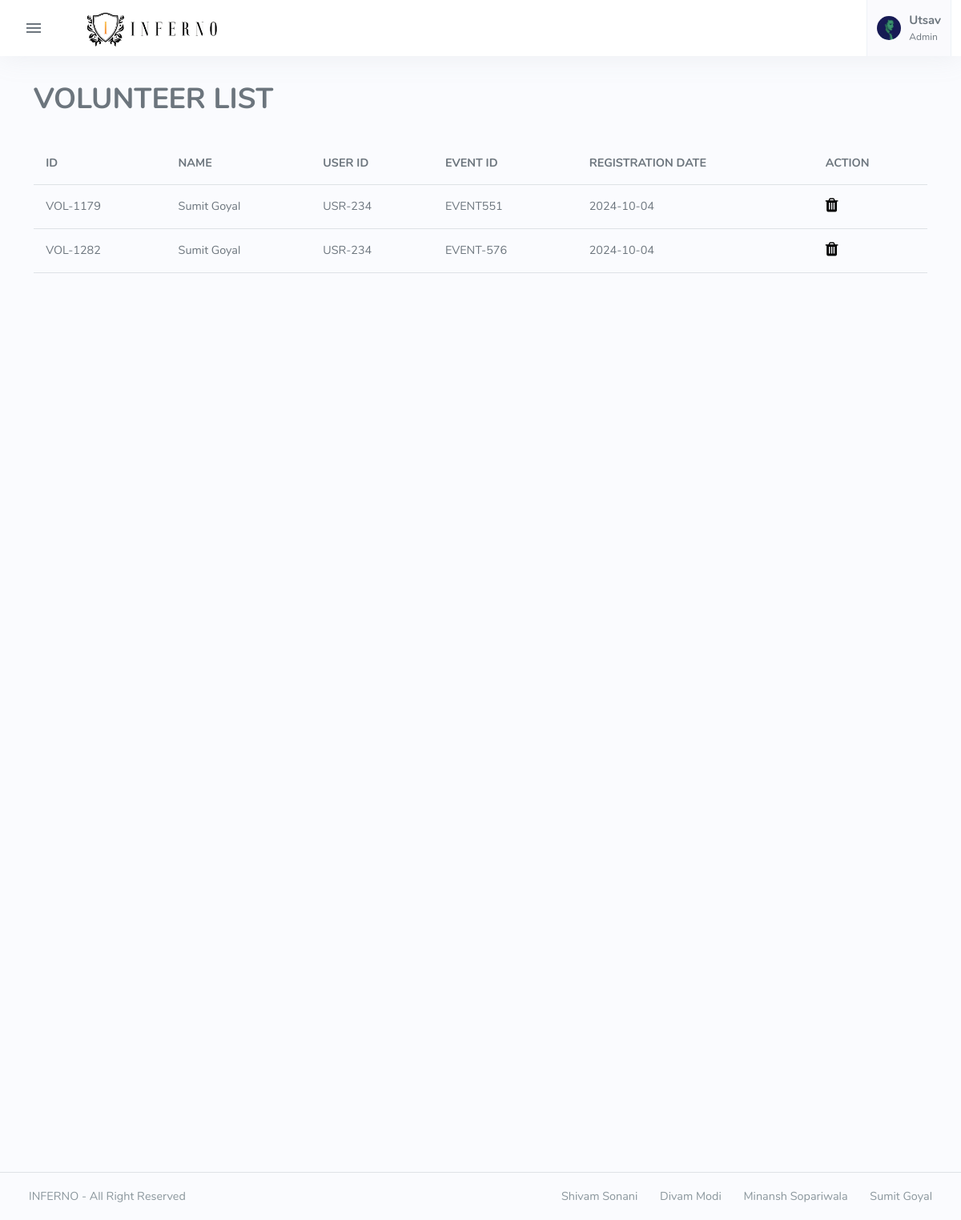
Page /CFMS/Admin/view_volunteer.php (signed in) on the committed database.
### tables this page shows
CREATE TABLE `tbl_volunteer` (
  `id` int(50) NOT NULL,
  `vol_id` varchar(100) NOT NULL,
  `vol_name` varchar(100) NOT NULL,
  `user_id` varchar(100) NOT NULL,
  `event_id` varchar(100) NOT NULL,
  `reg_date` date NOT NULL,
  `status` int(11) NOT NULL DEFAULT 1
);

### CFMS/Admin/view_volunteer.php (the view, shortened to what this page needs)
<?php
include("connection.php");
$sql = "SELECT * FROM tbl_volunteer WHERE status=1 ";
$result = mysqli_query($conn, $sql);
?>
<!DOCTYPE html>
<html lang="en" data-sidenav-size="fullscreen">
<head>
    <link rel="stylesheet" href="assets/vendor/daterangepicker/daterangepicker.css">
    <link rel="stylesheet" href="assets/vendor/admin-resources/jquery.vectormap/jquery-jvectormap-1.2.2.css">
    <link href="assets/css/app-creative.min.css" rel="stylesheet" type="text/css" id="app-style" />
    <link href="assets/css/icons.min.css" rel="stylesheet" type="text/css" />
    <link rel="stylesheet" href="https://cdnjs.cloudflare.com/ajax/libs/font-awesome/4.7.0/css/font-awesome.min.css">
</head>
<body>
    <div class="wrapper">
        <?php include "topbar.php"; ?>
        <div class="content-page">
            <div class="content">
                <div class="container mt-3">
                    <div class="row">
                        <div class="col-md-6 col-sm-6">
                            <h1>VOLUNTEER LIST</h1>
                        </div>
                        <div class="container mt-3">
                            <div class="row">
                                <div class="col-md-12 col-sm-12 col-xs-12">
                                    <div class="table-responsive scrollbar">
                                        <table class="table table-hover table-centered">
                                            <thead>
                                                <tr>
                                                    <th>ID</th>
                                                    <th>NAME</th>
                                                    <th>USER ID</th>
                                                    <th>EVENT ID</th>
                                                    <th>REGISTRATION DATE</th>
                                                    <th>ACTION</th>
                                                </tr>
                                            </thead>
                                            <tbody>
                                                <tr>
                                                    <?php
                                                    while ($data = mysqli_fetch_assoc($result)) {
                                                    ?>
                                                        <td><?php echo $data['vol_id']; ?></td>
                                                        <td><?php echo $data['vol_name']; ?></td>
                                                        <td><?php echo $data['user_id']; ?></td>
                                                        <td><?php echo $data['event_id']; ?></td>
                                                        <td><?php echo $data['reg_date']; ?></td>
                                                        <td>
                                                            <a href="delete_volunteer.php?id=<?php echo $data['vol_id']; ?>" style="text-decoration:none;"><i class="fa fa-trash" aria-hidden="true" style="font-size:20px;"></i></a>
                                                        </td>
                                                </tr>
                                            <?php
                                                    }
                                            ?>
                                            </tbody>
                                        </table>
                                    </div>
                                </div>
                            </div>
                        </div>
                    </div>
                </div>
                <?php include "footer.php"; ?>
            </div>
        </div>
</body>
</html>

### CFMS/Admin/view_volunteer.php (style rules this page uses)
a { color: black; }

### rows in the picture
tbl_volunteer: vol "VOL-1179", vol_name "Sumit Goyal", user "USR-234", event "EVENT551", reg_date "2024-10-04"
tbl_volunteer: vol "VOL-1282", vol_name "Sumit Goyal", user "USR-234", event "EVENT-576", reg_date "2024-10-04"

### other values in the picture
$_SESSION['name'] "Utsav"
